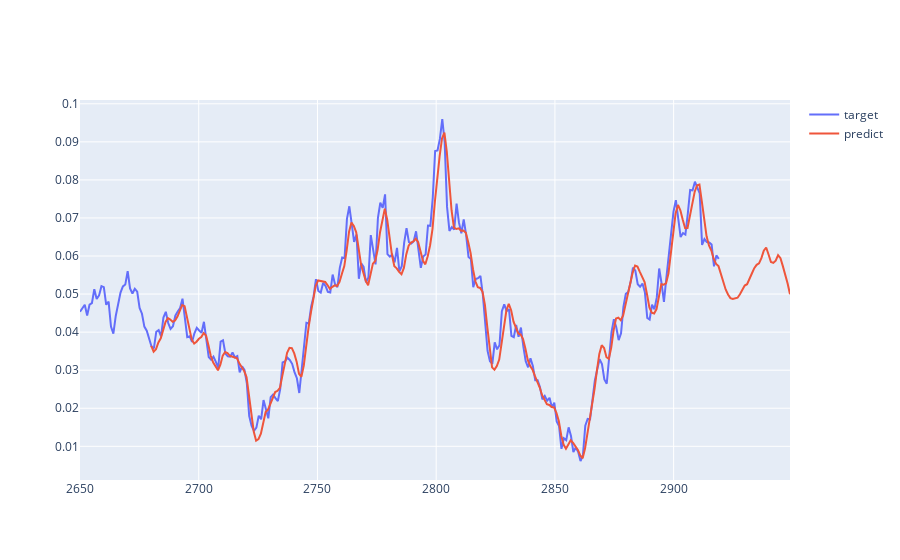

Notebook code cell kept with this figure:
### Code cell
# 用预测数据的第step步绘制预测曲线
drawTargetAndPredict(predicts_test,
                     target_data,
                     shifter=train_steps+validate_steps-predict_steps,
                     steps=test_steps-predict_steps,
                     step=0)

### Figure 1 — Plotly figure (JSON) as saved in the notebook; plotly's stock layout.template omitted (floating-point values rounded to 4 significant figures; data arrays with more than 128 entries replaced by an {"elided": "..."} marker saying what was removed)
{"data": [{"mode": "lines", "name": "target", "x": {"elided": "269 float values"}, "y": {"elided": "299 float values"}, "type": "scatter"}, {"mode": "lines", "name": "predict", "x": {"elided": "269 float values"}, "y": {"elided": "269 float values"}, "type": "scatter"}], "layout": {}}
